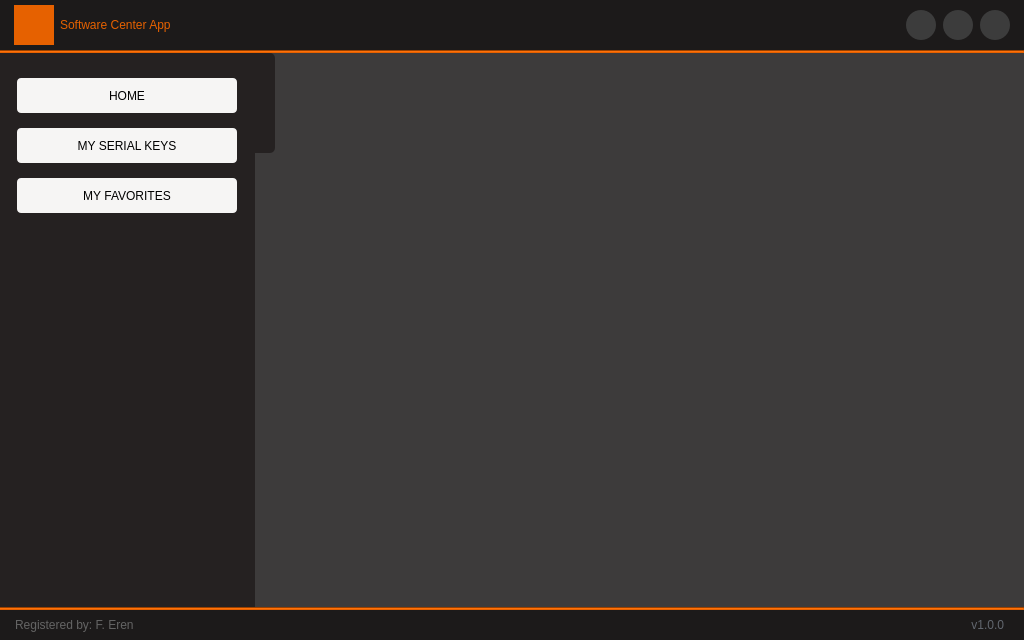
<?xml version="1.0" encoding="UTF-8"?>
<ui version="4.0">
 <class>MainWindow</class>
 <widget class="QMainWindow" name="MainWindow">
  <property name="geometry">
   <rect>
    <x>0</x>
    <y>0</y>
    <width>1024</width>
    <height>640</height>
   </rect>
  </property>
  <property name="windowTitle">
   <string>MainWindow</string>
  </property>
  <widget class="QWidget" name="centralwidget">
   <layout class="QVBoxLayout" name="verticalLayout">
    <property name="spacing">
     <number>0</number>
    </property>
    <property name="leftMargin">
     <number>0</number>
    </property>
    <property name="topMargin">
     <number>0</number>
    </property>
    <property name="rightMargin">
     <number>0</number>
    </property>
    <property name="bottomMargin">
     <number>0</number>
    </property>
    <item>
     <widget class="QFrame" name="frame_topBar">
      <property name="minimumSize">
       <size>
        <width>0</width>
        <height>50</height>
       </size>
      </property>
      <property name="maximumSize">
       <size>
        <width>16777215</width>
        <height>50</height>
       </size>
      </property>
      <property name="styleSheet">
       <string notr="true">background-color: rgb(28, 26, 26);</string>
      </property>
      <property name="frameShape">
       <enum>QFrame::NoFrame</enum>
      </property>
      <property name="frameShadow">
       <enum>QFrame::Raised</enum>
      </property>
      <layout class="QHBoxLayout" name="horizontalLayout">
       <property name="spacing">
        <number>0</number>
       </property>
       <property name="leftMargin">
        <number>5</number>
       </property>
       <property name="topMargin">
        <number>0</number>
       </property>
       <property name="rightMargin">
        <number>5</number>
       </property>
       <property name="bottomMargin">
        <number>0</number>
       </property>
       <item>
        <widget class="QFrame" name="frame_topBarApp">
         <property name="minimumSize">
          <size>
           <width>300</width>
           <height>0</height>
          </size>
         </property>
         <property name="maximumSize">
          <size>
           <width>300</width>
           <height>16777215</height>
          </size>
         </property>
         <property name="frameShape">
          <enum>QFrame::NoFrame</enum>
         </property>
         <property name="frameShadow">
          <enum>QFrame::Raised</enum>
         </property>
         <layout class="QHBoxLayout" name="horizontalLayout_5">
          <property name="topMargin">
           <number>0</number>
          </property>
          <property name="rightMargin">
           <number>0</number>
          </property>
          <property name="bottomMargin">
           <number>0</number>
          </property>
          <item>
           <widget class="QLabel" name="label_app_icon">
            <property name="minimumSize">
             <size>
              <width>40</width>
              <height>40</height>
             </size>
            </property>
            <property name="maximumSize">
             <size>
              <width>40</width>
              <height>40</height>
             </size>
            </property>
            <property name="styleSheet">
             <string notr="true">background-color: rgb(230, 97, 0);</string>
            </property>
            <property name="text">
             <string/>
            </property>
           </widget>
          </item>
          <item>
           <widget class="QLabel" name="label">
            <property name="styleSheet">
             <string notr="true">color: rgb(230, 97, 0);
font: 700 13pt &quot;Ubuntu&quot;;</string>
            </property>
            <property name="text">
             <string>Software Center App</string>
            </property>
           </widget>
          </item>
         </layout>
        </widget>
       </item>
       <item>
        <spacer name="horizontalSpacer">
         <property name="orientation">
          <enum>Qt::Horizontal</enum>
         </property>
         <property name="sizeHint" stdset="0">
          <size>
           <width>467</width>
           <height>20</height>
          </size>
         </property>
        </spacer>
       </item>
       <item>
        <widget class="QFrame" name="frame_topBarWindowControl">
         <property name="minimumSize">
          <size>
           <width>120</width>
           <height>0</height>
          </size>
         </property>
         <property name="maximumSize">
          <size>
           <width>120</width>
           <height>16777215</height>
          </size>
         </property>
         <property name="frameShape">
          <enum>QFrame::NoFrame</enum>
         </property>
         <property name="frameShadow">
          <enum>QFrame::Raised</enum>
         </property>
         <layout class="QHBoxLayout" name="horizontalLayout_2">
          <property name="spacing">
           <number>0</number>
          </property>
          <property name="leftMargin">
           <number>0</number>
          </property>
          <property name="topMargin">
           <number>0</number>
          </property>
          <property name="rightMargin">
           <number>0</number>
          </property>
          <property name="bottomMargin">
           <number>0</number>
          </property>
          <item>
           <widget class="QPushButton" name="pushButton_minimize">
            <property name="minimumSize">
             <size>
              <width>30</width>
              <height>30</height>
             </size>
            </property>
            <property name="maximumSize">
             <size>
              <width>30</width>
              <height>30</height>
             </size>
            </property>
            <property name="cursor">
             <cursorShape>PointingHandCursor</cursorShape>
            </property>
            <property name="toolTip">
             <string>Minimize</string>
            </property>
            <property name="autoFillBackground">
             <bool>false</bool>
            </property>
            <property name="styleSheet">
             <string notr="true">QPushButton{
background-image: url(:/icons/Assets/icons/icon_minimize.png);
background-color: rgb(60, 60, 60);
border:none;
border-radius:15px;
background-repeat: no-repeat;
background-position: center;
}

QPushButton::hover{
background-color: rgb(200, 200, 200);
border:none;
background-repeat: no-repeat;
background-position: center;
}</string>
            </property>
            <property name="text">
             <string/>
            </property>
            <property name="autoRepeat">
             <bool>false</bool>
            </property>
            <property name="autoExclusive">
             <bool>false</bool>
            </property>
            <property name="autoDefault">
             <bool>false</bool>
            </property>
            <property name="default">
             <bool>false</bool>
            </property>
            <property name="flat">
             <bool>false</bool>
            </property>
           </widget>
          </item>
          <item>
           <widget class="QPushButton" name="pushButton_maximize">
            <property name="minimumSize">
             <size>
              <width>30</width>
              <height>30</height>
             </size>
            </property>
            <property name="maximumSize">
             <size>
              <width>30</width>
              <height>30</height>
             </size>
            </property>
            <property name="cursor">
             <cursorShape>PointingHandCursor</cursorShape>
            </property>
            <property name="toolTip">
             <string>Maximize</string>
            </property>
            <property name="autoFillBackground">
             <bool>false</bool>
            </property>
            <property name="styleSheet">
             <string notr="true">QPushButton{
background-image: url(:/icons/Assets/icons/icon_maximize.png);
background-color: rgb(60, 60, 60);
border:none;
background-repeat: no-repeat;
background-position: center;
border-radius:15px;
}

QPushButton::hover{
background-color: rgb(200, 200, 200);
border:none;
background-repeat: no-repeat;
background-position: center;
}</string>
            </property>
            <property name="text">
             <string/>
            </property>
            <property name="autoRepeat">
             <bool>false</bool>
            </property>
            <property name="autoExclusive">
             <bool>false</bool>
            </property>
            <property name="autoDefault">
             <bool>false</bool>
            </property>
            <property name="default">
             <bool>false</bool>
            </property>
            <property name="flat">
             <bool>false</bool>
            </property>
           </widget>
          </item>
          <item>
           <widget class="QPushButton" name="pushButton_exit">
            <property name="minimumSize">
             <size>
              <width>30</width>
              <height>30</height>
             </size>
            </property>
            <property name="maximumSize">
             <size>
              <width>30</width>
              <height>30</height>
             </size>
            </property>
            <property name="cursor">
             <cursorShape>PointingHandCursor</cursorShape>
            </property>
            <property name="toolTip">
             <string>Exit</string>
            </property>
            <property name="autoFillBackground">
             <bool>false</bool>
            </property>
            <property name="styleSheet">
             <string notr="true">QPushButton{
background-image: url(:/icons/Assets/icons/cil-x.png);
background-color: rgb(60, 60, 60);
border:none;
background-repeat: no-repeat;
background-position: center;
border-radius:15px;
}

QPushButton::hover{
background-color: rgb(170, 0, 0);
border-radius:15px;
border:none;
background-repeat: no-repeat;
background-position: center;
}</string>
            </property>
            <property name="text">
             <string/>
            </property>
            <property name="autoRepeat">
             <bool>false</bool>
            </property>
            <property name="autoExclusive">
             <bool>false</bool>
            </property>
            <property name="autoDefault">
             <bool>false</bool>
            </property>
            <property name="default">
             <bool>false</bool>
            </property>
            <property name="flat">
             <bool>false</bool>
            </property>
           </widget>
          </item>
         </layout>
        </widget>
       </item>
      </layout>
     </widget>
    </item>
    <item>
     <widget class="Line" name="line">
      <property name="styleSheet">
       <string notr="true">background-color: rgb(230, 97, 0);</string>
      </property>
      <property name="frameShadow">
       <enum>QFrame::Sunken</enum>
      </property>
      <property name="lineWidth">
       <number>1</number>
      </property>
      <property name="orientation">
       <enum>Qt::Horizontal</enum>
      </property>
     </widget>
    </item>
    <item>
     <widget class="QFrame" name="frame_main">
      <property name="styleSheet">
       <string notr="true">background-color: rgb(61, 59, 59);</string>
      </property>
      <property name="frameShape">
       <enum>QFrame::NoFrame</enum>
      </property>
      <property name="frameShadow">
       <enum>QFrame::Raised</enum>
      </property>
      <layout class="QHBoxLayout" name="horizontalLayout_3">
       <property name="spacing">
        <number>0</number>
       </property>
       <property name="leftMargin">
        <number>0</number>
       </property>
       <property name="topMargin">
        <number>0</number>
       </property>
       <property name="rightMargin">
        <number>0</number>
       </property>
       <property name="bottomMargin">
        <number>0</number>
       </property>
       <item>
        <widget class="QFrame" name="frame_leftMenu">
         <property name="minimumSize">
          <size>
           <width>275</width>
           <height>0</height>
          </size>
         </property>
         <property name="maximumSize">
          <size>
           <width>275</width>
           <height>16777215</height>
          </size>
         </property>
         <property name="styleSheet">
          <string notr="true">background-color: rgb(37, 33, 33);</string>
         </property>
         <property name="frameShape">
          <enum>QFrame::NoFrame</enum>
         </property>
         <property name="frameShadow">
          <enum>QFrame::Raised</enum>
         </property>
         <layout class="QHBoxLayout" name="horizontalLayout_4">
          <property name="spacing">
           <number>0</number>
          </property>
          <property name="leftMargin">
           <number>0</number>
          </property>
          <property name="topMargin">
           <number>0</number>
          </property>
          <property name="rightMargin">
           <number>0</number>
          </property>
          <property name="bottomMargin">
           <number>0</number>
          </property>
          <item>
           <widget class="QFrame" name="frame_leftMenuContent">
            <property name="maximumSize">
             <size>
              <width>16777215</width>
              <height>16777215</height>
             </size>
            </property>
            <property name="styleSheet">
             <string notr="true"/>
            </property>
            <property name="frameShape">
             <enum>QFrame::NoFrame</enum>
            </property>
            <property name="frameShadow">
             <enum>QFrame::Raised</enum>
            </property>
            <widget class="QPushButton" name="pushButton_dashboard">
             <property name="geometry">
              <rect>
               <x>17</x>
               <y>25</y>
               <width>220</width>
               <height>35</height>
              </rect>
             </property>
             <property name="minimumSize">
              <size>
               <width>220</width>
               <height>35</height>
              </size>
             </property>
             <property name="maximumSize">
              <size>
               <width>220</width>
               <height>35</height>
              </size>
             </property>
             <property name="cursor">
              <cursorShape>PointingHandCursor</cursorShape>
             </property>
             <property name="styleSheet">
              <string notr="true">QPushButton{
background-color: rgb(246, 245, 244);
border-radius:4px;
border:none;
padding: 0px 10px;
background-repeat: no-repeat;
background-position: left center;
background-origin: content;
color: rgb(0, 0, 0);
font: 700 11pt &quot;Sans&quot;;
}
QPushButton::hover{
	background-color: rgb(255, 163, 72);
}
</string>
             </property>
             <property name="text">
              <string>HOME</string>
             </property>
            </widget>
            <widget class="QPushButton" name="pushButton_mySerialKeys">
             <property name="geometry">
              <rect>
               <x>17</x>
               <y>75</y>
               <width>220</width>
               <height>35</height>
              </rect>
             </property>
             <property name="minimumSize">
              <size>
               <width>220</width>
               <height>35</height>
              </size>
             </property>
             <property name="maximumSize">
              <size>
               <width>220</width>
               <height>35</height>
              </size>
             </property>
             <property name="cursor">
              <cursorShape>PointingHandCursor</cursorShape>
             </property>
             <property name="styleSheet">
              <string notr="true">QPushButton{
background-color: rgb(246, 245, 244);
border-radius:4px;
border:none;
padding: 0px 10px;
background-repeat: no-repeat;
background-position: left center;
background-origin: content;
color: rgb(0, 0, 0);
font: 700 11pt &quot;Sans&quot;;
}
QPushButton::hover{
	background-color: rgb(255, 163, 72);
}
</string>
             </property>
             <property name="text">
              <string>MY SERIAL KEYS</string>
             </property>
            </widget>
            <widget class="QPushButton" name="pushButton_myFavorites">
             <property name="geometry">
              <rect>
               <x>17</x>
               <y>125</y>
               <width>220</width>
               <height>35</height>
              </rect>
             </property>
             <property name="minimumSize">
              <size>
               <width>220</width>
               <height>35</height>
              </size>
             </property>
             <property name="maximumSize">
              <size>
               <width>220</width>
               <height>35</height>
              </size>
             </property>
             <property name="cursor">
              <cursorShape>PointingHandCursor</cursorShape>
             </property>
             <property name="styleSheet">
              <string notr="true">QPushButton{
background-color: rgb(246, 245, 244);
border-radius:4px;
border:none;
padding: 0px 10px;
background-repeat: no-repeat;
background-position: left center;
background-origin: content;
color: rgb(0, 0, 0);
font: 700 11pt &quot;Sans&quot;;
}
QPushButton::hover{
	background-color: rgb(255, 163, 72);
}
</string>
             </property>
             <property name="text">
              <string>MY FAVORITES</string>
             </property>
            </widget>
           </widget>
          </item>
          <item>
           <widget class="QFrame" name="frame_leftMenuControl">
            <property name="minimumSize">
             <size>
              <width>20</width>
              <height>0</height>
             </size>
            </property>
            <property name="maximumSize">
             <size>
              <width>20</width>
              <height>16777215</height>
             </size>
            </property>
            <property name="styleSheet">
             <string notr="true">background-color: rgb(61, 59, 59);</string>
            </property>
            <property name="frameShape">
             <enum>QFrame::NoFrame</enum>
            </property>
            <property name="frameShadow">
             <enum>QFrame::Raised</enum>
            </property>
            <layout class="QVBoxLayout" name="verticalLayout_2">
             <property name="spacing">
              <number>0</number>
             </property>
             <property name="leftMargin">
              <number>0</number>
             </property>
             <property name="topMargin">
              <number>0</number>
             </property>
             <property name="rightMargin">
              <number>0</number>
             </property>
             <property name="bottomMargin">
              <number>0</number>
             </property>
             <item>
              <widget class="QPushButton" name="pushButton_leftControl">
               <property name="minimumSize">
                <size>
                 <width>20</width>
                 <height>100</height>
                </size>
               </property>
               <property name="maximumSize">
                <size>
                 <width>20</width>
                 <height>100</height>
                </size>
               </property>
               <property name="cursor">
                <cursorShape>PointingHandCursor</cursorShape>
               </property>
               <property name="styleSheet">
                <string notr="true">QPushButton{
background-image: url(:/icons/Assets/icons/leftArrow.png);
background-color: rgb(37, 33, 33);
border:none;
background-repeat: no-repeat;
background-position: center;
 border-top-left-radius: 0;
 border-top-right-radius: 5px;
border-bottom-right-radius: 5px;
 border-bottom-left-radius: 0px;
}
QPushButton::hover{
background-color: rgb(119, 118, 123);
border:none;
background-repeat: no-repeat;
}</string>
               </property>
               <property name="text">
                <string/>
               </property>
              </widget>
             </item>
             <item>
              <spacer name="verticalSpacer">
               <property name="orientation">
                <enum>Qt::Vertical</enum>
               </property>
               <property name="sizeHint" stdset="0">
                <size>
                 <width>17</width>
                 <height>436</height>
                </size>
               </property>
              </spacer>
             </item>
            </layout>
           </widget>
          </item>
         </layout>
        </widget>
       </item>
       <item>
        <widget class="QFrame" name="frame_base">
         <property name="frameShape">
          <enum>QFrame::NoFrame</enum>
         </property>
         <property name="frameShadow">
          <enum>QFrame::Raised</enum>
         </property>
         <layout class="QVBoxLayout" name="verticalLayout_3">
          <property name="spacing">
           <number>0</number>
          </property>
          <property name="leftMargin">
           <number>0</number>
          </property>
          <property name="topMargin">
           <number>0</number>
          </property>
          <property name="rightMargin">
           <number>0</number>
          </property>
          <property name="bottomMargin">
           <number>0</number>
          </property>
          <item>
           <widget class="QStackedWidget" name="stackedWidget_base">
            <property name="currentIndex">
             <number>0</number>
            </property>
            <widget class="QWidget" name="page_dashboard">
             <layout class="QHBoxLayout" name="horizontalLayout_7">
              <item>
               <widget class="QFrame" name="frame_dashboard">
                <property name="frameShape">
                 <enum>QFrame::NoFrame</enum>
                </property>
                <property name="frameShadow">
                 <enum>QFrame::Raised</enum>
                </property>
               </widget>
              </item>
             </layout>
            </widget>
            <widget class="QWidget" name="page_serialKeys">
             <layout class="QVBoxLayout" name="verticalLayout_4">
              <item>
               <widget class="QFrame" name="frame_serialKeys">
                <property name="frameShape">
                 <enum>QFrame::NoFrame</enum>
                </property>
                <property name="frameShadow">
                 <enum>QFrame::Raised</enum>
                </property>
               </widget>
              </item>
             </layout>
            </widget>
            <widget class="QWidget" name="page_favorites">
             <layout class="QVBoxLayout" name="verticalLayout_5">
              <item>
               <widget class="QFrame" name="frame_favorites">
                <property name="frameShape">
                 <enum>QFrame::NoFrame</enum>
                </property>
                <property name="frameShadow">
                 <enum>QFrame::Raised</enum>
                </property>
               </widget>
              </item>
             </layout>
            </widget>
            <widget class="QWidget" name="page_loadingAnimation">
             <layout class="QVBoxLayout" name="verticalLayout_6">
              <item>
               <widget class="QFrame" name="frame_loadingAnimation">
                <property name="frameShape">
                 <enum>QFrame::NoFrame</enum>
                </property>
                <property name="frameShadow">
                 <enum>QFrame::Raised</enum>
                </property>
               </widget>
              </item>
             </layout>
            </widget>
           </widget>
          </item>
         </layout>
        </widget>
       </item>
      </layout>
     </widget>
    </item>
    <item>
     <widget class="Line" name="line_2">
      <property name="styleSheet">
       <string notr="true">background-color: rgb(230, 97, 0);</string>
      </property>
      <property name="orientation">
       <enum>Qt::Horizontal</enum>
      </property>
     </widget>
    </item>
    <item>
     <widget class="QFrame" name="frame_bottomBar">
      <property name="minimumSize">
       <size>
        <width>0</width>
        <height>30</height>
       </size>
      </property>
      <property name="maximumSize">
       <size>
        <width>16777215</width>
        <height>30</height>
       </size>
      </property>
      <property name="styleSheet">
       <string notr="true">background-color: rgb(28, 26, 26);</string>
      </property>
      <property name="frameShape">
       <enum>QFrame::NoFrame</enum>
      </property>
      <property name="frameShadow">
       <enum>QFrame::Raised</enum>
      </property>
      <layout class="QHBoxLayout" name="horizontalLayout_6">
       <property name="spacing">
        <number>0</number>
       </property>
       <property name="leftMargin">
        <number>15</number>
       </property>
       <property name="topMargin">
        <number>0</number>
       </property>
       <property name="rightMargin">
        <number>0</number>
       </property>
       <property name="bottomMargin">
        <number>0</number>
       </property>
       <item>
        <widget class="QLabel" name="label_credits">
         <property name="font">
          <font>
           <family>Segoe UI</family>
          </font>
         </property>
         <property name="styleSheet">
          <string notr="true">color: rgb(100, 100, 100);</string>
         </property>
         <property name="text">
          <string>Registered by: F. Eren</string>
         </property>
        </widget>
       </item>
       <item>
        <widget class="QLabel" name="label_version">
         <property name="maximumSize">
          <size>
           <width>100</width>
           <height>16777215</height>
          </size>
         </property>
         <property name="font">
          <font>
           <family>Segoe UI</family>
          </font>
         </property>
         <property name="styleSheet">
          <string notr="true">color: rgb(98, 103, 111);</string>
         </property>
         <property name="text">
          <string>v1.0.0</string>
         </property>
         <property name="alignment">
          <set>Qt::AlignRight|Qt::AlignTrailing|Qt::AlignVCenter</set>
         </property>
        </widget>
       </item>
       <item>
        <widget class="QFrame" name="frame_size_grip">
         <property name="maximumSize">
          <size>
           <width>20</width>
           <height>20</height>
          </size>
         </property>
         <property name="cursor">
          <cursorShape>SizeFDiagCursor</cursorShape>
         </property>
         <property name="styleSheet">
          <string notr="true">QSizeGrip {
	background-image: url(:/icons/Assets/icons/cil-size-grip.png);
	background-position: center;
	background-repeat: no-reperat;
}</string>
         </property>
         <property name="frameShape">
          <enum>QFrame::NoFrame</enum>
         </property>
         <property name="frameShadow">
          <enum>QFrame::Raised</enum>
         </property>
        </widget>
       </item>
      </layout>
     </widget>
    </item>
   </layout>
  </widget>
 </widget>
 <resources/>
 <connections/>
</ui>
